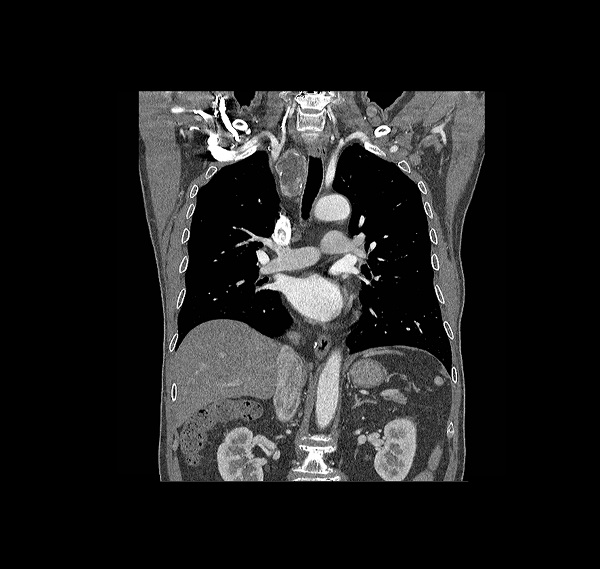
#> input picture Day3/Code/lungs.jpg, 600 x 569 px
$ python Part_2B.py
#> lines starting #> are read from the running program, lines starting #| are printed output that depends on the picture

#!/usr/bin/env python
# coding: utf-8


"""
VII. Start a new script

VIII. Write some useful information like a title and your names in some comments at the top of
the code.
"""

### Image processing in Python: assignment ###

          ## By Igor and Manuel ##

                 # Part 2 #
"""
IX. Import the modules that you will need. You’ll need matplotlib.pyplot and numpy,
but also imread from skimage.io, and interpolation and rotate from
scipy.ndimage

"""
# Let’s import needed with the next lines of code.
import numpy as np
import matplotlib.pyplot as plt
from skimage import io
from skimage.io import imread
from scipy.ndimage import interpolation, rotate
import inspect
import os
# path of the executing script
actual_path = os.path.dirname(os.path.abspath(inspect.stack()[0][1]))

"""
X. Load the images “lings.jpg” and “lungs2.jpg”
"""

#name of image
img_name1 = '/lungs.jpg'
img_name2 = '/lungs2.jpg'
#path to the image
img_path1 = actual_path + img_name1
img_path2 = actual_path + img_name2

#import images using imread as a grey scale of values between 0 and 1
lungs1 = io.imread(img_path1, as_gray=True)
#> lungs1 is the input picture: shape (569, 600) float64; min 0, max 1, mean 0.122
lungs2 = io.imread(img_path2, as_gray=True)
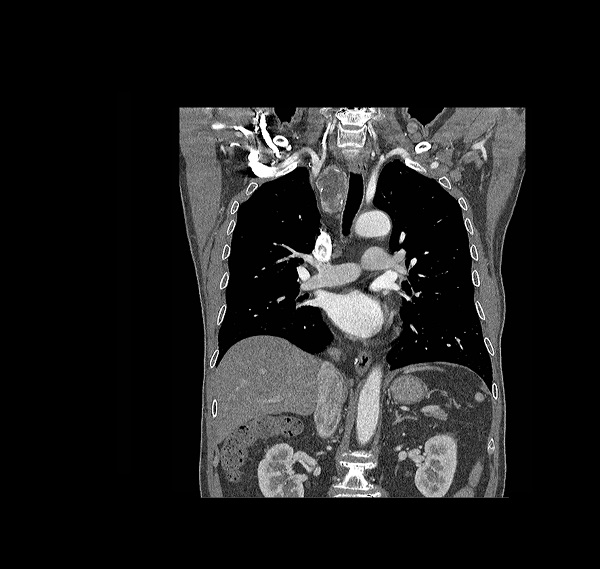
#> input picture Day3/Code/lungs2.jpg, 600 x 569 px
#> lungs2 is the input picture: shape (569, 600) float64; min 0, max 1, mean 0.122


"""
XI. Display the images
"""

fig = plt.figure()

# SOME EXPLANATION HERE IS NEEDED

ax = fig.add_subplot(121)
ax2 = fig.add_subplot(122)

ax.imshow(lungs1)
ax2.imshow(lungs2)

plt.show()
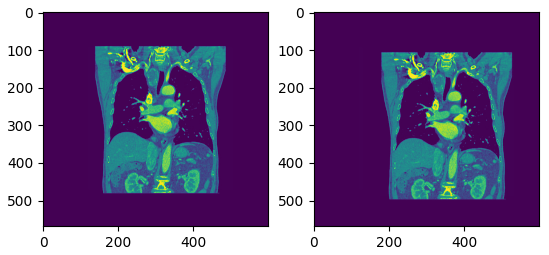
#> figure drawn by matplotlib, 2 panels

"""
XII. Make a plot where you can see both images on the same axes using transparency.
"""
# To do this, we just need to add lungs2 over lungs1. With alpha, we blend the value, between 0 as transparent and 1 as opaque.

plt.imshow(lungs1)
plt.imshow(lungs2, alpha=0.25)
plt.show()
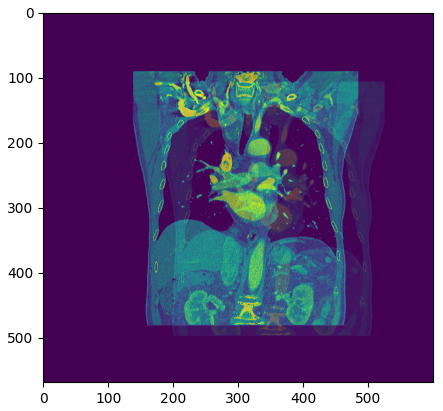
#> figure drawn by matplotlib, 1 panel


#function that shits images. Input is a list of two values that shift the second image
def shiftImage(shifts):
    #shits is an input, which is a list of two values example [value1, value2] that shifts the second image.
    # Value1 moves image up or down, value 2 moves image left or right.
    global lungs1, lungs2
    shifted_image = interpolation.shift(lungs2, (shifts[0], shifts[1]), mode="nearest")
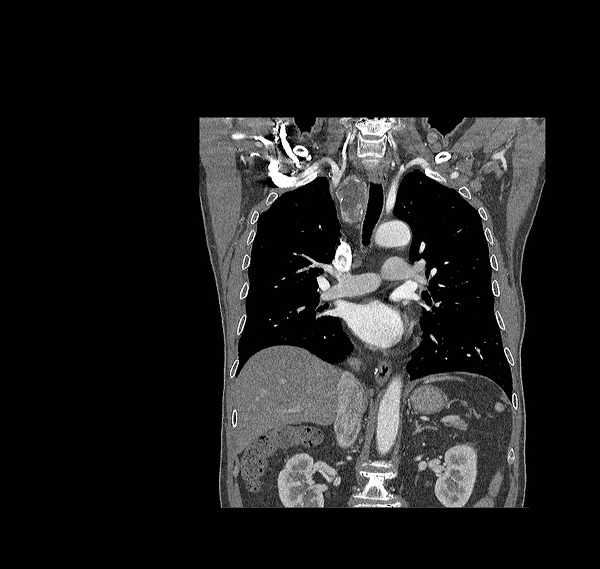
#> shifted_image: shape (569, 600) float64; min -6.82e-17, max 1, mean 0.122; drawn with min black and max white
    plt.imshow(lungs1, cmap="Greys_r")
    plt.imshow(shifted_image, alpha=0.15, cmap="Greys_r")
    plt.show()


#Call the function to display shifted image
#the values that perfectly overlay the images are [-15, -40]
#shiftImage([-15,-40])
shiftImage([10,20])
